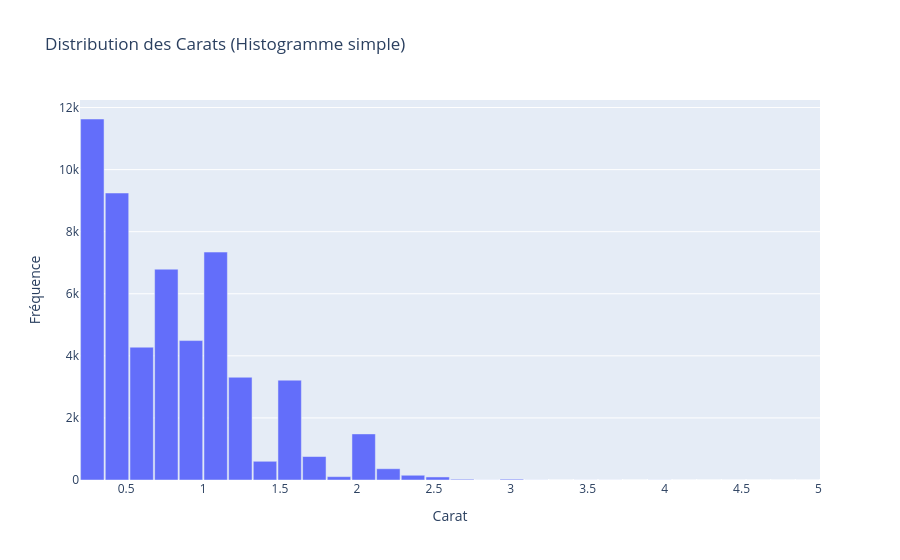
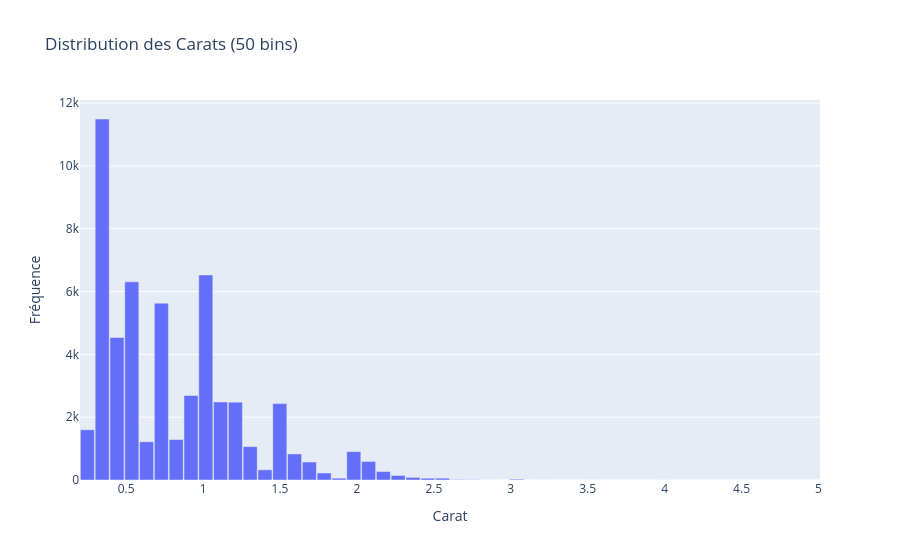
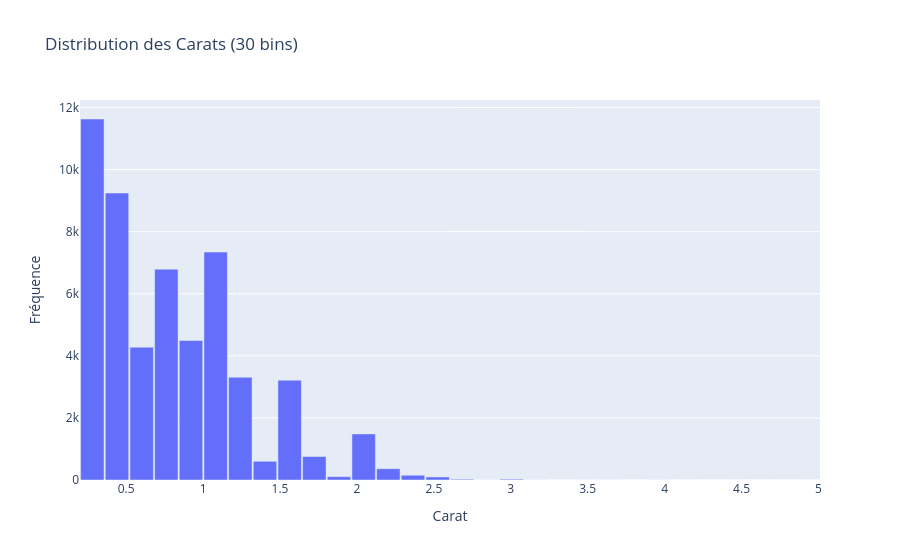
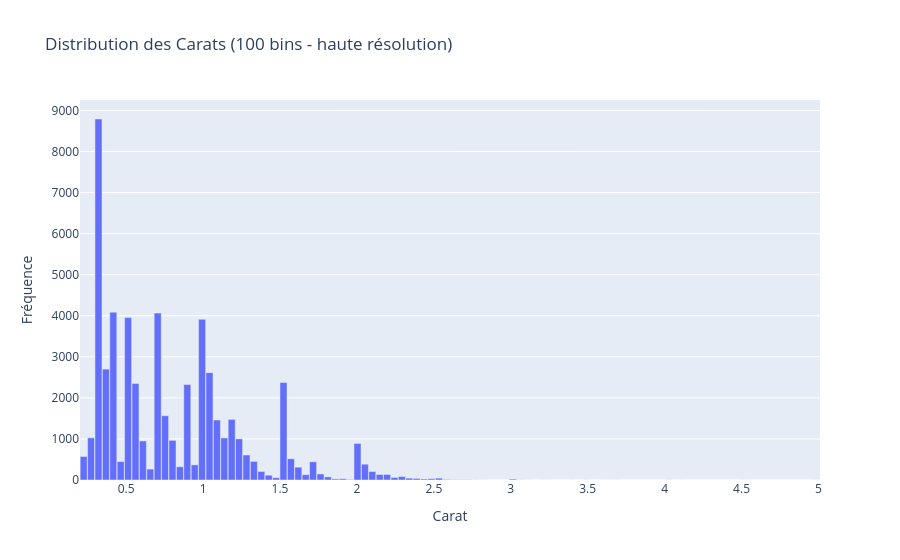

Notebook cell for these charts, in order:
### Markdown cell above
## Repeat the visualizations but with Plotly

**Bibliothèques utilisées :**
[Pandas](https://pandas.pydata.org/docs/) | [Plotly](https://plotly.com/python-api-reference/)

### Code cell
import plotly.express as px
import plotly.graph_objects as go
import numpy as np
import pandas as pd
import seaborn as sns

# Charger les données
diamonds_df = sns.load_dataset('diamonds')

# === Pré-agréger les données pour réduire la taille des outputs Plotly ===

# 1. Histogramme simple de carat (30 bins) - pré-agrégé
counts1, edges1 = np.histogram(diamonds_df['carat'], bins=30)
centers1 = (edges1[:-1] + edges1[1:]) / 2
fig1 = px.bar(x=centers1, y=counts1,
              title='Distribution des Carats (Histogramme simple)',
              labels={'x': 'Carat', 'y': 'Fréquence'})
fig1.update_layout(bargap=0.05)
fig1.show()

# 2. Histogramme avec 50 bins - pré-agrégé
counts2, edges2 = np.histogram(diamonds_df['carat'], bins=50)
centers2 = (edges2[:-1] + edges2[1:]) / 2
fig2 = px.bar(x=centers2, y=counts2,
              title='Distribution des Carats (50 bins)',
              labels={'x': 'Carat', 'y': 'Fréquence'})
fig2.update_layout(bargap=0.05)
fig2.show()

# 3. Histogramme avec violin marginal - pré-agrégé + violin séparé
counts3, edges3 = np.histogram(diamonds_df['carat'], bins=30)
centers3 = (edges3[:-1] + edges3[1:]) / 2
fig3 = go.Figure()
fig3.add_trace(go.Bar(x=centers3, y=counts3, name='Histogramme'))
fig3.update_layout(title='Distribution des Carats (30 bins)',
                   xaxis_title='Carat', yaxis_title='Fréquence', bargap=0.05)
fig3.show()

# 4. Histogramme 100 bins - pré-agrégé
counts4, edges4 = np.histogram(diamonds_df['carat'], bins=100)
centers4 = (edges4[:-1] + edges4[1:]) / 2
fig4 = px.bar(x=centers4, y=counts4,
              title='Distribution des Carats (100 bins - haute résolution)',
              labels={'x': 'Carat', 'y': 'Fréquence'})
fig4.update_layout(bargap=0.05)
fig4.show()

# 5. Transformation logarithmique du prix - pré-agrégé
log_price = np.log(diamonds_df['price'])
counts5, edges5 = np.histogram(log_price, bins=50)
centers5 = (edges5[:-1] + edges5[1:]) / 2
fig5 = px.bar(x=centers5, y=counts5,
              title='Distribution des Prix en Échelle Logarithmique',
              labels={'x': 'Log(Prix)', 'y': 'Fréquence'})
fig5.update_layout(bargap=0.05)
fig5.show()

# 6. Heatmap 2D carat vs price - pré-agrégé
heatmap, xedges, yedges = np.histogram2d(diamonds_df['carat'], diamonds_df['price'], bins=30)
fig6 = px.imshow(heatmap.T, origin='lower',
                 x=np.round((xedges[:-1] + xedges[1:]) / 2, 2),
                 y=np.round((yedges[:-1] + yedges[1:]) / 2, 0).astype(int),
                 title='Relation entre Carat et Prix',
                 labels={'x': 'Carat', 'y': 'Prix (USD)', 'color': 'Count'},
                 aspect='auto')
fig6.show()

### Figure 1 — Plotly figure (JSON) as saved in the notebook; plotly's stock layout.template omitted (floating-point values rounded to 4 significant figures)
{"data": [{"hovertemplate": "Carat=%{x}<br>Fréquence=%{y}<extra></extra>", "legendgroup": "", "marker": {"color": "#636efa", "pattern": {"shape": ""}}, "name": "", "orientation": "v", "showlegend": false, "textposition": "auto", "type": "bar", "x": [0.2802, 0.4405, 0.6008, 0.7612, 0.9215, 1.082, 1.242, 1.402, 1.563, 1.723, 1.883, 2.044, 2.204, 2.365, 2.525, 2.685, 2.846, 3.006, 3.166, 3.327, 3.487, 3.647, 3.808, 3.968, 4.128, 4.288, 4.449, 4.609, 4.769, 4.93], "xaxis": "x", "y": [11630, 9246, 4279, 6791, 4492, 7343, 3310, 603, 3216, 756, 108, 1485, 363, 153, 98, 24, 3, 26, 3, 1, 2, 2, 0, 3, 1, 0, 1, 0, 0, 1], "yaxis": "y"}], "layout": {"bargap": 0.05, "barmode": "relative", "legend": {"tracegroupgap": 0}, "title": {"text": "Distribution des Carats (Histogramme simple)"}, "xaxis": {"anchor": "y", "domain": [0, 1], "title": {"text": "Carat"}}, "yaxis": {"anchor": "x", "domain": [0, 1], "title": {"text": "Fréquence"}}}}

### Figure 2 — Plotly figure (JSON) as saved in the notebook; plotly's stock layout.template omitted (floating-point values rounded to 4 significant figures)
{"data": [{"hovertemplate": "Carat=%{x}<br>Fréquence=%{y}<extra></extra>", "legendgroup": "", "marker": {"color": "#636efa", "pattern": {"shape": ""}}, "name": "", "orientation": "v", "showlegend": false, "textposition": "auto", "type": "bar", "x": [0.2481, 0.3443, 0.4405, 0.5367, 0.6329, 0.7291, 0.8253, 0.9215, 1.018, 1.114, 1.21, 1.306, 1.402, 1.499, 1.595, 1.691, 1.787, 1.883, 1.98, 2.076, 2.172, 2.268, 2.365, 2.461, 2.557, 2.653, 2.749, 2.846, 2.942, 3.038, 3.134, 3.23, 3.327, 3.423, 3.519, 3.615, 3.711, 3.808, 3.904, 4.0, 4.096, 4.192, 4.288, 4.385, 4.481, 4.577, 4.673, 4.769, 4.866, 4.962], "xaxis": "x", "y": [1599, 11493, 4537, 6309, 1217, 5630, 1288, 2694, 6528, 2486, 2479, 1063, 325, 2432, 830, 573, 223, 58, 904, 591, 269, 145, 84, 57, 59, 15, 10, 2, 0, 26, 1, 2, 0, 1, 2, 1, 1, 0, 0, 3, 1, 0, 0, 0, 1, 0, 0, 0, 0, 1], "yaxis": "y"}], "layout": {"bargap": 0.05, "barmode": "relative", "legend": {"tracegroupgap": 0}, "title": {"text": "Distribution des Carats (50 bins)"}, "xaxis": {"anchor": "y", "domain": [0, 1], "title": {"text": "Carat"}}, "yaxis": {"anchor": "x", "domain": [0, 1], "title": {"text": "Fréquence"}}}}

### Figure 3 — Plotly figure (JSON) as saved in the notebook; plotly's stock layout.template omitted (floating-point values rounded to 4 significant figures)
{"data": [{"name": "Histogramme", "type": "bar", "x": [0.2802, 0.4405, 0.6008, 0.7612, 0.9215, 1.082, 1.242, 1.402, 1.563, 1.723, 1.883, 2.044, 2.204, 2.365, 2.525, 2.685, 2.846, 3.006, 3.166, 3.327, 3.487, 3.647, 3.808, 3.968, 4.128, 4.288, 4.449, 4.609, 4.769, 4.93], "y": [11630, 9246, 4279, 6791, 4492, 7343, 3310, 603, 3216, 756, 108, 1485, 363, 153, 98, 24, 3, 26, 3, 1, 2, 2, 0, 3, 1, 0, 1, 0, 0, 1]}], "layout": {"bargap": 0.05, "title": {"text": "Distribution des Carats (30 bins)"}, "xaxis": {"title": {"text": "Carat"}}, "yaxis": {"title": {"text": "Fréquence"}}}}

### Figure 4 — Plotly figure (JSON) as saved in the notebook; plotly's stock layout.template omitted (floating-point values rounded to 4 significant figures)
{"data": [{"hovertemplate": "Carat=%{x}<br>Fréquence=%{y}<extra></extra>", "legendgroup": "", "marker": {"color": "#636efa", "pattern": {"shape": ""}}, "name": "", "orientation": "v", "showlegend": false, "textposition": "auto", "type": "bar", "x": [0.2241, 0.2722, 0.3203, 0.3683, 0.4164, 0.4646, 0.5126, 0.5607, 0.6089, 0.657, 0.7051, 0.7531, 0.8012, 0.8493, 0.8974, 0.9456, 0.9937, 1.042, 1.09, 1.138, 1.186, 1.234, 1.282, 1.33, 1.378, 1.427, 1.475, 1.523, 1.571, 1.619, 1.667, 1.715, 1.763, 1.811, 1.859, 1.908, 1.956, 2.004, 2.052, 2.1, 2.148, 2.196, 2.244, 2.292, 2.34, 2.389, 2.437, 2.485, 2.533, 2.581, 2.629, 2.677, 2.725, 2.773, 2.821, 2.87, 2.918, 2.966, 3.014, 3.062, 3.11, 3.158, 3.206, 3.254, 3.302, 3.351, 3.399, 3.447, 3.495, 3.543, 3.591, 3.639, 3.687, 3.735, 3.783, 3.832, 3.88, 3.928, 3.976, 4.024, 4.072, 4.12, 4.168, 4.216, 4.264, 4.313, 4.361, 4.409, 4.457, 4.505, 4.553, 4.601, 4.649, 4.697, 4.745, 4.794, 4.842, 4.89, 4.938, 4.986], "xaxis": "x", "y": [573, 1026, 8792, 2701, 4087, 450, 3956, 2353, 951, 266, 4065, 1565, 966, 322, 2325, 369, 3913, 2615, 1461, 1025, 1477, 1002, 609, 454, 208, 117, 57, 2375, 517, 313, 130, 443, 147, 76, 27, 31, 14, 890, 385, 206, 134, 135, 62, 83, 45, 39, 25, 32, 46, 13, 8, 7, 7, 3, 2, 0, 0, 0, 23, 3, 1, 0, 1, 1, 0, 0, 1, 0, 2, 0, 0, 1, 1, 0, 0, 0, 0, 0, 0, 3, 0, 1, 0, 0, 0, 0, 0, 0, 0, 1, 0, 0, 0, 0, 0, 0, 0, 0, 0, 1], "yaxis": "y"}], "layout": {"bargap": 0.05, "barmode": "relative", "legend": {"tracegroupgap": 0}, "title": {"text": "Distribution des Carats (100 bins - haute résolution)"}, "xaxis": {"anchor": "y", "domain": [0, 1], "title": {"text": "Carat"}}, "yaxis": {"anchor": "x", "domain": [0, 1], "title": {"text": "Fréquence"}}}}
